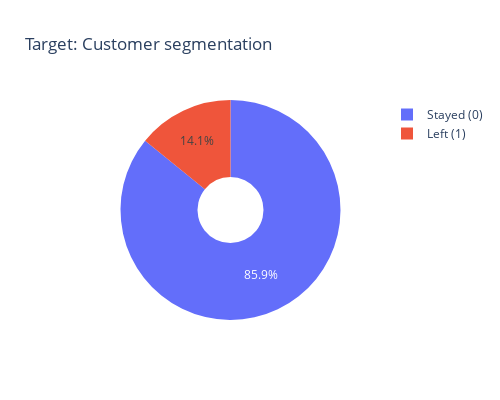

Here is the notebook cell this chart was saved with:
### Markdown cell above
#### 2.2.2 Target Distribution
In order to see the distribution of the target column, we need to see what will be classified. Using the interactive library, Plotly, we are given the flexibility to interact with the results.

### Code cell
# plot pie chart to get the information about the percentage of Telecom Customers churning using Plotly histogram

# prepare the values to plot
labels = ['Stayed (0)', 'Left (1)']                    # create the variables to plot 
values = telecom_df['class'].value_counts().to_list()  # get their distribution

# create a donut-shaped representation
fig = go.Figure(data=[go.Pie(labels=labels, values=values, hole=.3)])
fig.update_layout(title_text='Target: Customer segmentation', width=500, height=400)
fig.show()

### Figure 1 — Plotly figure (JSON) as saved in the notebook; plotly's stock layout.template omitted (floating-point values rounded to 4 significant figures)
{"data": [{"hole": 0.3, "labels": ["Stayed (0)", "Left (1)"], "type": "pie", "values": [4293, 707]}], "layout": {"height": 400, "title": {"text": "Target: Customer segmentation"}, "width": 500}}
